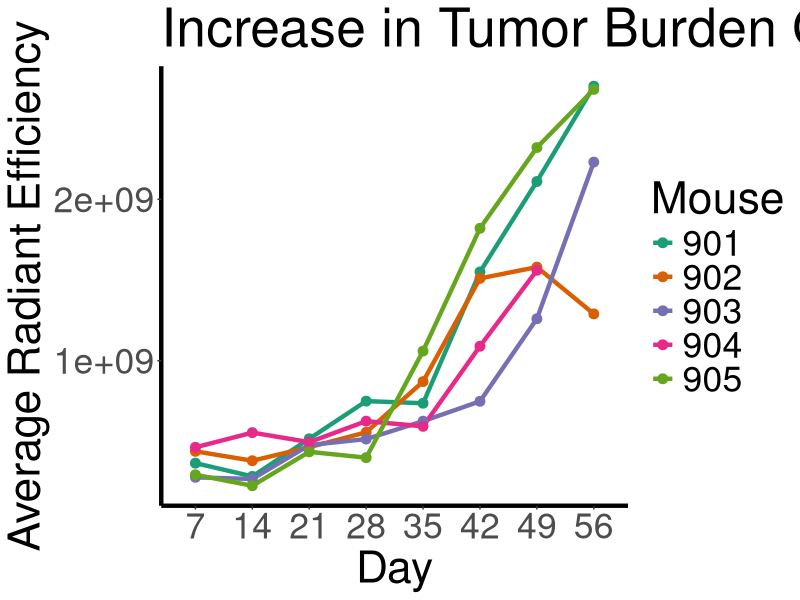

Reproduce this figure in R.
library(ggplot2)
library(RColorBrewer)

ivis <- read.csv('900_mice_ivis.csv')
colnames(ivis)[1] <- 'Mouse'
ivis$Mouse <- factor(ivis$Mouse)
ivis$Day <- factor(ivis$Day)

svg('Figure_S2.svg', width=16, height=9)
ggplot(ivis, aes(x=Day, y=Avg_Rad_Eff, group=Mouse, colour=Mouse)) +
  geom_line(size=1.5) +
  geom_point(size=3) +
  theme(panel.grid.major=element_blank(),
        panel.grid.minor=element_blank(),
        panel.background=element_blank(),
        axis.line=element_line(colour='black', size=1.5),
        text=element_text(size=32)) +
  labs(title='Increase in Tumor Burden Over Time',
       x='Day',
       y='Average Radiant Efficiency',
       colour='Mouse') +
  scale_color_manual(values=brewer.pal(5, 'Dark2'))
dev.off()
